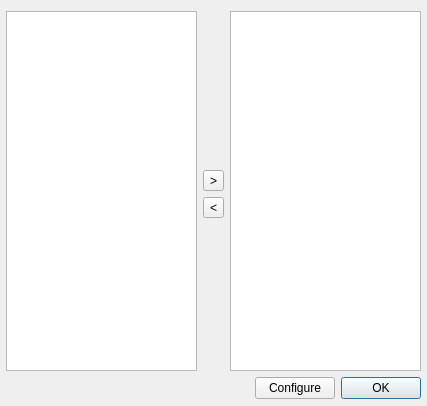
<?xml version="1.0" encoding="UTF-8"?>
<ui version="4.0">
 <class>SettingsDialog</class>
 <widget class="QDialog" name="SettingsDialog">
  <property name="geometry">
   <rect>
    <x>0</x>
    <y>0</y>
    <width>427</width>
    <height>406</height>
   </rect>
  </property>
  <property name="windowTitle">
   <string>LADSPA Host Catalog</string>
  </property>
  <layout class="QGridLayout" name="gridLayout">
   <property name="leftMargin">
    <number>6</number>
   </property>
   <property name="rightMargin">
    <number>6</number>
   </property>
   <property name="bottomMargin">
    <number>6</number>
   </property>
   <item row="0" column="0" rowspan="4">
    <widget class="QTreeView" name="pluginsTreeView">
     <property name="rootIsDecorated">
      <bool>false</bool>
     </property>
    </widget>
   </item>
   <item row="0" column="1">
    <spacer name="verticalSpacer">
     <property name="orientation">
      <enum>Qt::Vertical</enum>
     </property>
     <property name="sizeHint" stdset="0">
      <size>
       <width>20</width>
       <height>124</height>
      </size>
     </property>
    </spacer>
   </item>
   <item row="0" column="2" rowspan="4">
    <widget class="QListWidget" name="runningListWidget"/>
   </item>
   <item row="1" column="1">
    <widget class="QToolButton" name="loadButton">
     <property name="text">
      <string>&gt;</string>
     </property>
    </widget>
   </item>
   <item row="2" column="1">
    <widget class="QToolButton" name="unloadButton">
     <property name="text">
      <string>&lt;</string>
     </property>
    </widget>
   </item>
   <item row="3" column="1">
    <spacer name="verticalSpacer_2">
     <property name="orientation">
      <enum>Qt::Vertical</enum>
     </property>
     <property name="sizeHint" stdset="0">
      <size>
       <width>20</width>
       <height>123</height>
      </size>
     </property>
    </spacer>
   </item>
   <item row="4" column="0" colspan="3">
    <layout class="QHBoxLayout" name="horizontalLayout">
     <item>
      <spacer name="horizontalSpacer">
       <property name="orientation">
        <enum>Qt::Horizontal</enum>
       </property>
       <property name="sizeHint" stdset="0">
        <size>
         <width>343</width>
         <height>23</height>
        </size>
       </property>
      </spacer>
     </item>
     <item>
      <widget class="QPushButton" name="configureButton">
       <property name="text">
        <string>Configure</string>
       </property>
      </widget>
     </item>
     <item>
      <widget class="QDialogButtonBox" name="buttonBox">
       <property name="sizePolicy">
        <sizepolicy hsizetype="Maximum" vsizetype="Fixed">
         <horstretch>0</horstretch>
         <verstretch>0</verstretch>
        </sizepolicy>
       </property>
       <property name="standardButtons">
        <set>QDialogButtonBox::Ok</set>
       </property>
      </widget>
     </item>
    </layout>
   </item>
  </layout>
 </widget>
 <resources/>
 <connections>
  <connection>
   <sender>buttonBox</sender>
   <signal>accepted()</signal>
   <receiver>SettingsDialog</receiver>
   <slot>accept()</slot>
   <hints>
    <hint type="sourcelabel">
     <x>270</x>
     <y>76</y>
    </hint>
    <hint type="destinationlabel">
     <x>91</x>
     <y>88</y>
    </hint>
   </hints>
  </connection>
  <connection>
   <sender>buttonBox</sender>
   <signal>rejected()</signal>
   <receiver>SettingsDialog</receiver>
   <slot>reject()</slot>
   <hints>
    <hint type="sourcelabel">
     <x>326</x>
     <y>78</y>
    </hint>
    <hint type="destinationlabel">
     <x>139</x>
     <y>60</y>
    </hint>
   </hints>
  </connection>
 </connections>
</ui>
